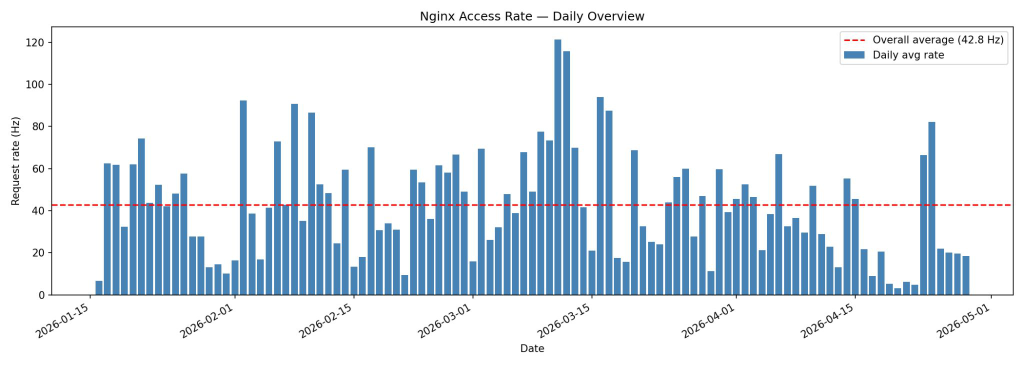
#> input picture figures/p14_plot.png, 2048 x 731 px (shown at 1/2 size)
$ python rebuild_belle2_rates.py
#> lines starting #> are read from the running program, lines starting #| are printed output that depends on the picture; after the words box and inside, x2 and y2 are one past the last pixel; in counts of white or black regions, pixels touching at a corner belong together
### figures/rebuild_sphenix_rates.py
#!/usr/bin/env python3
"""Rebuild Figure 4 (sPHENIX access rates) from the slide plot images.

Digitizes the bar heights from the original plot rasters (p8_img1.png,
p9_img1.png extracted from the CHEP2026 slides) and re-renders both plots
with large, crisp text. The bar data are taken pixel-exact from the original
plots; only the text/labels are re-rendered.

Outputs cdb-sphenix-rates.pdf (vector) and cdb-sphenix-rates.png (preview).
"""

import numpy as np
from PIL import Image
import matplotlib.pyplot as plt

plt.rcParams.update({
    "axes.titlesize": 21,
    "axes.labelsize": 19,
    "xtick.labelsize": 16,
    "ytick.labelsize": 16,
    "legend.fontsize": 16,
})


def find_axes_box(a):
    """Locate the plot box (spines) as (left, right, top, bottom) pixels."""
    dark = (a[..., :3] < 120).all(axis=2)
    h, w = dark.shape
    col_runs = dark.sum(axis=0)
    row_runs = dark.sum(axis=1)
    cols = np.where(col_runs > h * 0.5)[0]
    rows = np.where(row_runs > w * 0.5)[0]
    return cols.min(), cols.max(), rows.min(), rows.max()


def tick_positions(a, box, axis):
    """Find tick pixel positions just outside the spine."""
    left, right, top, bottom = box
    dark = (a[..., :3] < 120).all(axis=2)
    if axis == "y":
        strip = dark[:, left - 4]
        pos = np.where(strip)[0]
    else:
        strip = dark[bottom + 4, :]
        pos = np.where(strip)[0]
    # cluster consecutive pixels
    groups, cur = [], [pos[0]]
    for p in pos[1:]:
        if p - cur[-1] <= 2:
            cur.append(p)
        else:
            groups.append(int(np.mean(cur)))
            cur = [p]
    groups.append(int(np.mean(cur)))
    lo, hi = (top - 2, bottom + 2) if axis == "y" else (left - 2, right + 2)
    return [g for g in groups if lo <= g <= hi]


def digitize(path, ytick_vals, exclude=()):
    a = np.asarray(Image.open(path).convert("RGB")).astype(int)
    box = find_axes_box(a)
    left, right, top, bottom = box

    yticks = tick_positions(a, box, "y")          # top -> bottom
    ytv = sorted(ytick_vals, reverse=True)        # match: top = max value
    if len(yticks) != len(ytv):
        raise SystemExit(f"{path}: found {len(yticks)} y ticks, "
                         f"expected {len(ytv)}: {yticks}")
    # linear pixel->value from first/last tick
    p0, p1 = yticks[0], yticks[-1]
    v0, v1 = ytv[0], ytv[-1]

    def val(row):
        return v0 + (row - p0) * (v1 - v0) / (p1 - p0)

    xticks = tick_positions(a, box, "x")

    # steelblue bar mask (matplotlib "steelblue" = #4682B4)
    r, g, b = a[..., 0], a[..., 1], a[..., 2]
    mask = (np.abs(r - 70) < 50) & (np.abs(g - 130) < 50) & (np.abs(b - 180) < 45)
    for x0, x1, y0, y1 in exclude:  # blank out legend boxes etc.
        mask[y0:y1, x0:x1] = False

    cols, vals = [], []
    for c in range(left + 1, right):
        rows = np.where(mask[top:bottom, c])[0]
        if rows.size:
            cols.append(c)
            vals.append(max(0.0, val(top + rows.min())))
    return np.array(cols), np.array(vals), xticks


def draw_panel(ax, cols, vals, xticks, xtick_labels, ytick_vals, title,
               avg, avg_label, peak=None, peak_label=None,
               bar_label="", legend_loc="upper left"):
    ax.bar(cols, vals, width=1.0, color="steelblue", label=bar_label)
    ax.axhline(y=avg, color="red", linestyle="--", linewidth=2, label=avg_label)
    if peak is not None:
        ax.axhline(y=peak, color="orange", linestyle=":", linewidth=2.5,
                   label=peak_label)
    ax.set_xticks(xticks)
    ax.set_xticklabels(xtick_labels, rotation=30, ha="right")
    ax.set_yticks(ytick_vals)
    ax.set_ylim(0, max(ytick_vals) * 1.12)
    ax.set_xlim(min(cols.min(), xticks[0]) - 15,
                max(cols.max(), xticks[-1]) + 25)
    ax.set_ylabel("Request rate (Hz)")
    ax.set_title(title)
    ax.legend(loc=legend_loc)


# [37 lines left out: function main, not called in this run]


# [2 lines that do not run on import are left out]

### figures/rebuild_belle2_rates.py
#!/usr/bin/env python3
"""Rebuild the Belle II access-rate figure from the slide plot images.

Same approach as rebuild_sphenix_rates.py: digitizes the bar heights from the
original plot rasters (p14_plot.png, p15_plot.png extracted from the CHEP2026
slides, pages 14-15) and re-renders both plots with large, crisp text.

Outputs cdb-belle2-rates.pdf (vector) and cdb-belle2-rates.png (preview).
"""

import matplotlib.pyplot as plt

from rebuild_sphenix_rates import digitize, draw_panel


def main():
    fig, (ax1, ax2) = plt.subplots(2, 1, figsize=(16, 12))

    # --- panel (a): daily overview (slide 14) --------------------------------
    yticks_a = [0, 20, 40, 60, 80, 100, 120]
    cols, vals, xticks = digitize("p14_plot.png", yticks_a,
                                  exclude=[(1600, 2040, 45, 145)])
#> in find_axes_box, `dark = (a[..., :3] < 120).all(axis=2)`:
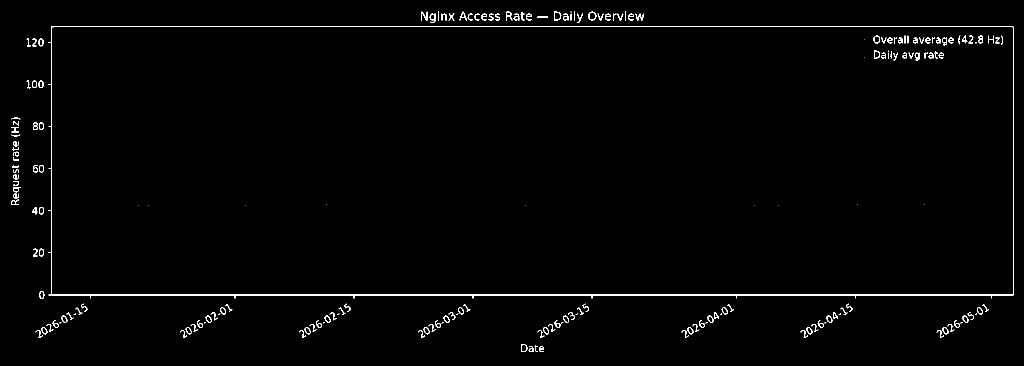
#> dark: shape (731, 2048) bool (shown at 1/2 size); 1.1% white in thin lines or dots
#> in find_axes_box, `col_runs = dark.sum(axis=0)`: col_runs = 2048 values, max 540 at index 103, min 0 at index 0, mean 8.01
#> in find_axes_box, `row_runs = dark.sum(axis=1)`: row_runs = 731 values, max 1934 at index 589, min 0 at index 0, mean 22.45
#> in find_axes_box, `cols = np.where(col_runs > h * 0.5)[0]`: cols = [103, 2026]
#> in find_axes_box, `rows = np.where(row_runs > w * 0.5)[0]`: rows = [53, 589, 590]
#> in digitize, `box = find_axes_box(a)`: box = (103, 2026, 53, 590)
#> in digitize, `left, right, top, bottom = box`: left = 103; right = 2026; top = 53; bottom = 590
#> in tick_positions, `left, right, top, bottom = box`: left = 103; right = 2026; top = 53; bottom = 590
#> in tick_positions, `pos = np.where(strip)[0]`: pos = 19 values from 84 to 663
#> in tick_positions, `groups, cur = [], [pos[0]]`: groups = []; cur = [84]
#> the loop in tick_positions, `for p in pos[1:]:` made 18 passes
#> (p, cur) on passes 2, 4, 5, 6, 8, 10, 12, 14: (168, [168]), (252, [252]), (337, [337]), (420, [420]), (504, [504]), (589, [589]), (648, [648]), (659, [659])
#> p on passes 1, 3, 7, 9, 11, 13: 85, 169, 421, 505, 590, 649
#> after the loop in tick_positions, `for p in pos[1:]:`: groups = [84, 168, 252, 337, 420, 504, 589, 648]
#> in tick_positions, `lo, hi = (top - 2, bottom + 2) if axis == "y" else (left - 2, right + 2)`: lo = 51; hi = 592
#> in digitize, `yticks = tick_positions(a, box, "y")`: yticks = [84, 168, 252, 337, 420, 504, 589]
#> in digitize, `p0, p1 = yticks[0], yticks[-1]`: p0 = 84; p1 = 589
#> the loop in tick_positions (call 2), `for p in pos[1:]:` made 16 passes
#> (p, cur) on passes 2, 4, 5, 7, 9, 11, 13, 14, 15: (86, [86]), (180, [180]), (469, [469]), (707, [707]), (945, [945]), (1183, [1183]), (1472, [1472]), (1710, [1710]), (1982, [1982])
#> p on passes 1, 3, 6, 8, 10, 12: 80, 87, 470, 708, 946, 1184
#> in digitize, `xticks = tick_positions(a, box, "x")`: xticks = [180, 469, 707, 945, 1183, 1472, 1710, 1982]
#> in digitize, `mask = (np.abs(r - 70) < 50) & (np.abs(g - 130) < 50) & (np.abs(b - 18..`:
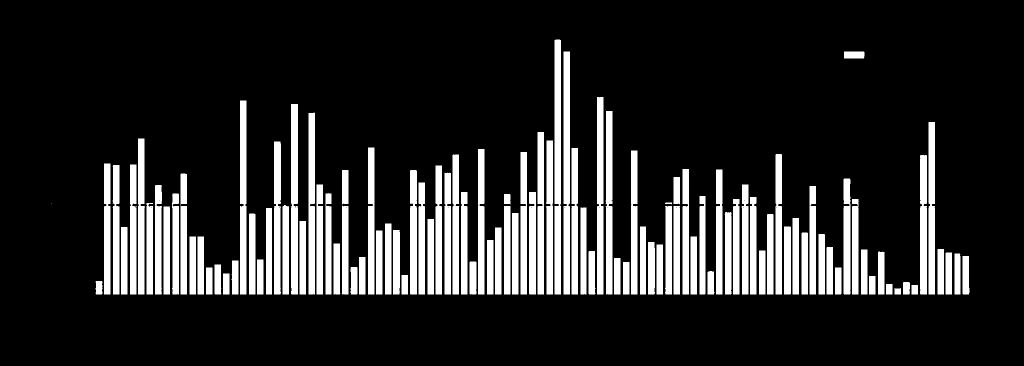
#> mask: shape (731, 2048) bool (shown at 1/2 size); 16% white; 110 white regions (1 under 20 px), largest, box (x1, y1, x2, y2) and area: (1109, 79, 1122, 589) 6587, (1127, 103, 1140, 589) 6278, (582, 208, 596, 589) 5277
#> after the loop in digitize, `for c in range(left + 1, right):`: cols = 1362 values from 191 to 1938; vals = 1362 values, max 121.2 at index 719, min 0.475 at index 384, mean 42.43
#> cols = 1362 values from 191 to 1938; xticks = [180, 469, 707, 945, 1183, 1472, 1710, 1982]
    draw_panel(ax1, cols, vals, xticks,
               ["2026-01-15", "2026-02-01", "2026-02-15", "2026-03-01",
                "2026-03-15", "2026-04-01", "2026-04-15",
                "2026-05-01"][:len(xticks)],
               yticks_a,
               "Nginx Access Rate — Daily Overview",
               avg=42.8, avg_label="Overall average (42.8 Hz)",
               bar_label="Daily avg rate", legend_loc="upper right")
    ax1.set_xlabel("Date")

    # --- panel (b): typical day (slide 15) ------------------------------------
    yticks_b = [0, 100, 200, 300, 400, 500, 600, 700, 800]
    cols, vals, xticks = digitize("p15_plot.png", yticks_b,
                                  exclude=[(1600, 2040, 45, 135)])
#> call 2 of digitize, with path = 'p15_plot.png'
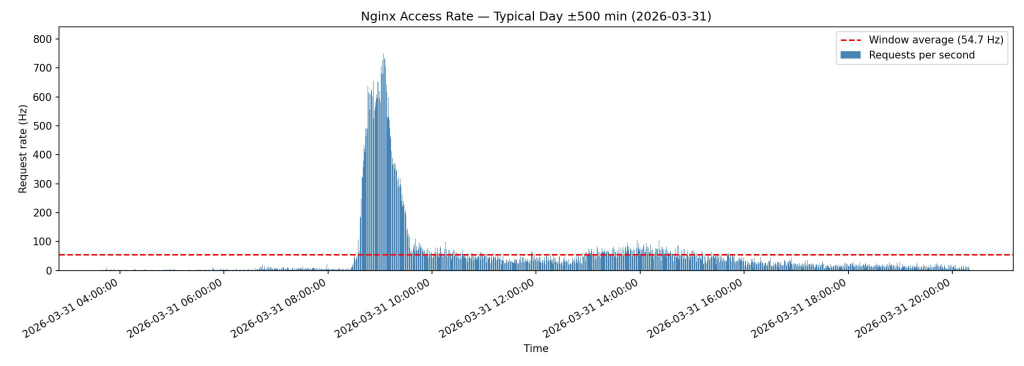
#> input picture figures/p15_plot.png, 2048 x 731 px (shown at 1/2 size)
#> in find_axes_box (call 2), `dark = (a[..., :3] < 120).all(axis=2)`:
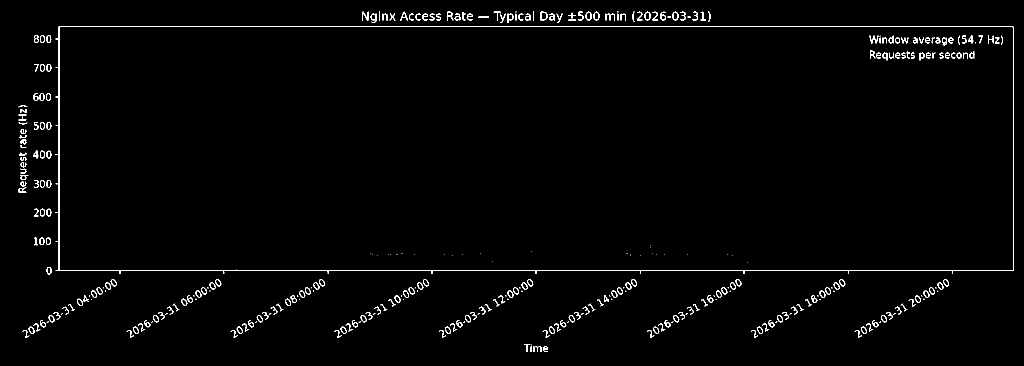
#> dark: shape (731, 2048) bool (shown at 1/2 size); 1.5% white in thin lines or dots
#> in find_axes_box (call 2), `col_runs = dark.sum(axis=0)`: col_runs = 2048 values, max 493 at index 118, min 0 at index 0, mean 11.09
#> in find_axes_box (call 2), `row_runs = dark.sum(axis=1)`: row_runs = 731 values, max 1920 at index 541, min 0 at index 0, mean 31.07
#> in find_axes_box (call 2), `cols = np.where(col_runs > h * 0.5)[0]`: cols = [117, 118, 2026]
#> in find_axes_box (call 2), `rows = np.where(row_runs > w * 0.5)[0]`: rows = [53, 540, 541]
#> in digitize (call 2), `box = find_axes_box(a)`: box = (117, 2026, 53, 541)
#> in digitize (call 2), `left, right, top, bottom = box`: left = 117; bottom = 541
#> in digitize (call 2), `yticks = tick_positions(a, box, "y")`: yticks = [77, 135, 193, 251, 308, 367, 424, 482, 540]
#> in digitize (call 2), `p0, p1 = yticks[0], yticks[-1]`: p0 = 77; p1 = 540
#> in digitize (call 2), `xticks = tick_positions(a, box, "x")`: xticks = [239, 447, 656, 863, 1071, 1280, 1487, 1696, 1904]
#> in digitize (call 2), `r, g, b = a[..., 0], a[..., 1], a[..., 2]`: r: shape (731, 2048) int64; 256 distinct labels, from 0 to 255
#> in digitize (call 2), `r, g, b = a[..., 0], a[..., 1], a[..., 2]`: g: shape (731, 2048) int64; 256 distinct labels, from 0 to 255
#> in digitize (call 2), `r, g, b = a[..., 0], a[..., 1], a[..., 2]`:
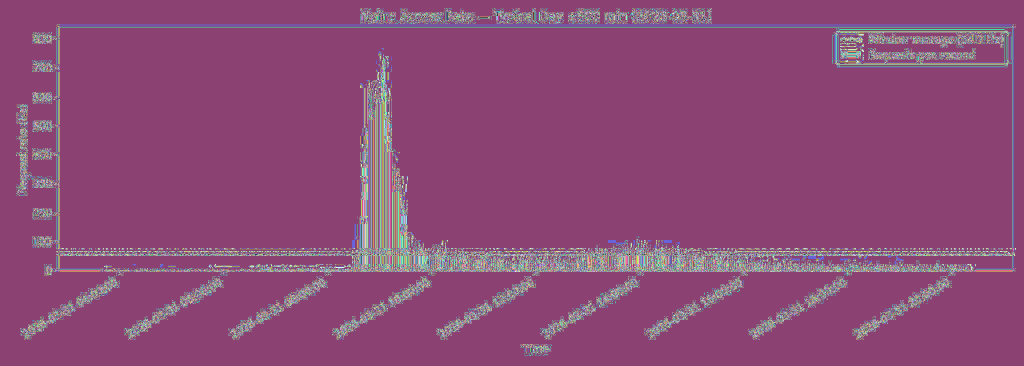
#> b: shape (731, 2048) int64 (shown at 1/2 size); 256 distinct labels, from 0 to 255; one colour per label, 0 black
#> in digitize (call 2), `mask = (np.abs(r - 70) < 50) & (np.abs(g - 130) < 50) & (np.abs(b - 18..`:
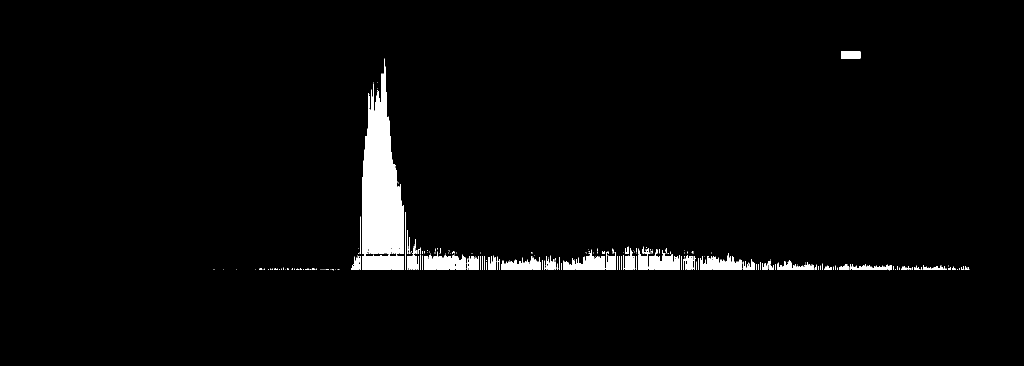
#> mask: shape (731, 2048) bool (shown at 1/2 size); 2.2% white; 441 white regions (213 under 20 px), largest, box (x1, y1, x2, y2) and area: (773, 184, 782, 540) 2665, (724, 272, 733, 540) 2016, (750, 191, 756, 508) 1844
#> after the loop in digitize (call 2), `for c in range(left + 1, right):`: cols = 984 values from 427 to 1938; vals = 984 values, max 730.9 at index 136, min 0 at index 80, mean 59.62
#> cols = 984 values from 427 to 1938; xticks = [239, 447, 656, 863, 1071, 1280, 1487, 1696, 1904]
    draw_panel(ax2, cols, vals, xticks,
               [f"2026-03-31 {h:02d}:00:00"
                for h in range(4, 21, 2)][:len(xticks)],
               yticks_b,
               "Nginx Access Rate — Typical Day ±500 min (2026-03-31)",
               avg=54.7, avg_label="Window average (54.7 Hz)",
               bar_label="Requests per second", legend_loc="upper right")
    ax2.set_xlabel("Time")

    for ax, tag in ((ax1, "(a)"), (ax2, "(b)")):
        ax.text(-0.06, 1.06, tag, transform=ax.transAxes, fontsize=24,
                fontweight="bold", va="top", ha="left")

    fig.tight_layout(h_pad=3.0)
    fig.savefig("cdb-belle2-rates.pdf")
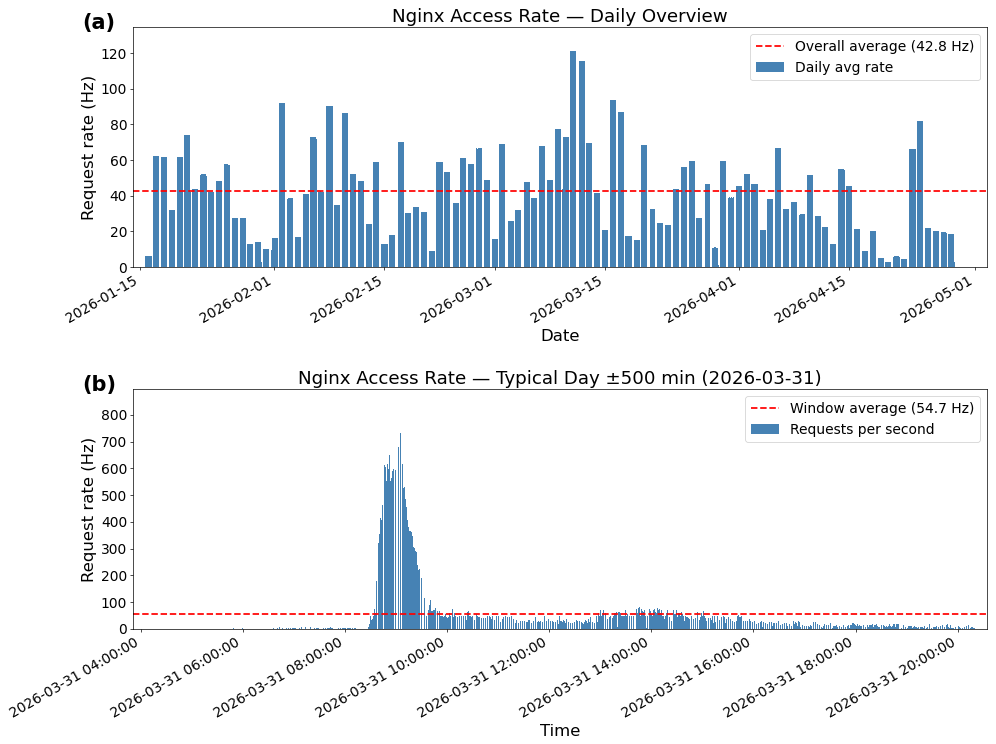
#> figure drawn by matplotlib, 2 panels; panel 2: tallest bar 730.9 high, from x = 768.5 to 769.5
    fig.savefig("cdb-belle2-rates.png", dpi=150)
    print("wrote cdb-belle2-rates.pdf / cdb-belle2-rates.png")


if __name__ == "__main__":
    main()
